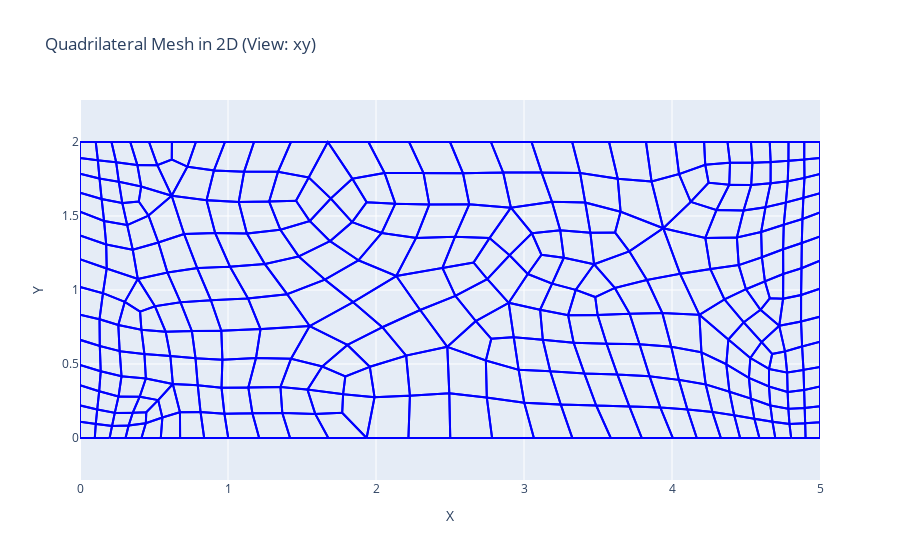

The notebook cell saved with this chart:
### Markdown cell above
On désire visualiser le maillage qu'on obtient sur Sofistik, puis visualiser les forces dans chaque maille.

### Code cell
# Fonction pour extraire les coordonnées des nœuds depuis la base de données CDB
def extract_node_coords(Index):
    ie = c_int(0)
    RecLen = c_int(sizeof(CNODE))  # Taille de la structure CNODE
    node = CNODE()  # Instance de la structure CNODE
    node_coords = {}  # Dictionnaire pour stocker les coordonnées des nœuds

    while ie.value < 2:
        ie.value = py_sof_cdb_get(Index, 20, 0, byref(node), byref(RecLen), 1)  # Lire les nœuds depuis CDB
        if ie.value == 0:  # Pas d'erreur, nœud lu correctement
            node_coords[node.m_nr] = (node.m_xyz[0], node.m_xyz[1], node.m_xyz[2])  # Stocker les coordonnées X, Y, Z du nœud
        RecLen = c_int(sizeof(CNODE))  # Réinitialiser la taille de l'enregistrement
    return node_coords  # Retourner les coordonnées des nœuds

# Fonction pour extraire les éléments quadrilatéraux (avec les nœuds associés)
def extract_quad_elements(Index):
    ie = c_int(0)
    RecLen = c_int(sizeof(CQUAD))  # Taille de la structure CQUAD
    quad_element = CQUAD()  # Instance de la structure CQUAD
    elements = []  # Liste pour stocker les éléments quadrilatéraux
    element_numbers=[]
    while ie.value < 2:
        ie.value = py_sof_cdb_get(Index, 200, 0, byref(quad_element), byref(RecLen), 1)  # Lire les éléments quadrilatéraux
        if ie.value == 0:  # Pas d'erreur, élément lu correctement
            elements.append(quad_element.m_node[:])  # Ajouter les 4 nœuds de l'élément dans la liste
            element_numbers.append(quad_element.m_nr)
        RecLen = c_int(sizeof(CQUAD))  # Réinitialiser la taille de l'enregistrement

    return elements,element_numbers  # Retourner les coordonnées et le numéro de chaque élément

# Fonction pour créer et afficher le maillage quadrilatéral 2D interactif avec Plotly en fonction des axes spécifiés
def plot_quad_mesh_from_cdb(file_path, view_axis='xy'):
    # Ouverture de la base de données CDB
    cdbStat, Index = open_cdb(file_path)

    # Extraction des coordonnées des nœuds
    node_coords = extract_node_coords(Index)

    # Extraction des éléments quadrilatéraux
    elements,_ = extract_quad_elements(Index)

    # Fermeture de la base de données CDB
    close_cdb(cdbStat, Index)

    # Création d'une figure interactive 2D avec Plotly
    fig = go.Figure()

    # Sélection des axes pour la visualisation 2D
    axis_map = {
        'xy': (0, 1),  # Utiliser les axes X et Y
        'xz': (0, 2),  # Utiliser les axes X et Z
        'yz': (1, 2)   # Utiliser les axes Y et Z
    }
    ax1, ax2 = axis_map.get(view_axis, (0, 1))  # Par défaut, afficher selon XY

    # Tracer les éléments quadrilatéraux
    for element in elements:
        # Récupérer les coordonnées des nœuds de l'élément
        quad_coords = np.array([node_coords[node] for node in element])
        quad_coords = np.vstack([quad_coords, quad_coords[0]])  # Fermer le quadrilatère

        # Sélectionner les axes en fonction de la vue choisie
        fig.add_trace(go.Scatter(
            x=quad_coords[:, ax1], y=quad_coords[:, ax2],
            mode='lines',
            line=dict(color='blue', width=2),
            showlegend=False
        ))

    # Configurer le layout selon les axes choisis
    axis_labels = {
        'xy': ('X', 'Y'),
        'xz': ('X', 'Z'),
        'yz': ('Y', 'Z')
    }
    x_label, y_label = axis_labels.get(view_axis, ('X', 'Y'))

    fig.update_layout(
        title=f"Quadrilateral Mesh in 2D (View: {view_axis})",
        xaxis_title=x_label,
        yaxis_title=y_label,
        autosize=True,
        showlegend=False,
        xaxis=dict(scaleanchor="y", scaleratio=1),
        yaxis=dict(scaleanchor="x", scaleratio=1)
    )

    # Affichage interactif
    fig.show()

# Exemple d'utilisation
file_path = r"sofistik_cdb\b.cdb"

# Choisir l'axe de vue (par exemple, 'xy', 'xz', 'yz')
plot_quad_mesh_from_cdb(file_path, view_axis='xy')
